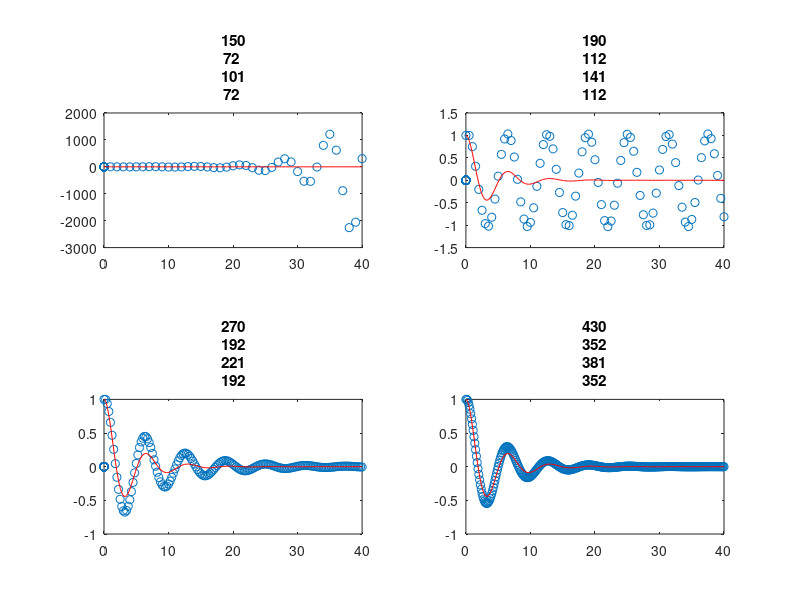

The MATLAB source for this figure:
% a). 
% L*q''(t) + R*q'(t) + (1/C)*q(t) = 0
% i(t) = q'(t)
% 
% q(0) = 1
% q'(0) = i(t) = 0
% 
% i'(t) = - (R*i(t) + (1/C)*q(t)) / L
% q'(t) = i(t)

% y(t) = [q(t) i(t)]
% F(t, y) = - [i(t), - (R*i(t) + (1/C)*q(t)) / L]'
% y0 = y(0) = [1, 0]

clear all

F = @(t, y, R, L, C) [y(2),- (R*y(2) + (1/C)*y(1)) / L]'

y0 = [1, 0]';
t = 0;
T = 40;

% c).
tSpan = [t T];
[it, iy] = ode45(@(t, y) F(t, y, 1, 2, 0.5), tSpan, y0);
% [iit, iiy] = ode45(@(t, y) F(t, y, 0, 2, 0.5), tSpan, y0);

% d).
n = [40, 80, 160, 320];
R = 1;
L = 2;
C = 0.5;
h = (T - t) ./ n;

% gör listor
q = y0(1);
qvec = zeros(size(n,2), n(end))';
qvec(1,:) = q;

i = y0(2);
ivec = zeros(size(n,2), n(end))';
ivec(1,:) = i;

tvec = zeros(size(n,2), n(end))';
tvec(1,:) = t;

% euler
y = y0;
for j = 1:size(n,2)
    for i = 1:n(j)
        % doing fram
        y = y + h(j) .* F(t, y, R, L, C);
        qvec(i + 1, j) = y(1);
        ivec(i + 1, j) = y(2);

        t = t + h(j);
        tvec(i + 1,j) = t;
    end

    t = 0;
    y = y0;
end



for i = 1:size(n,2)
    subplot(2, 2, i)

    plot(tvec(:,i), qvec(:,i), 'o')
    hold on
    plot(it, iy(:, 1), 'r')
    hold off
    title("n = " + 40*2^(i-1))
end

% plot(iit, iiy(:, 1), 'b')

hold off
